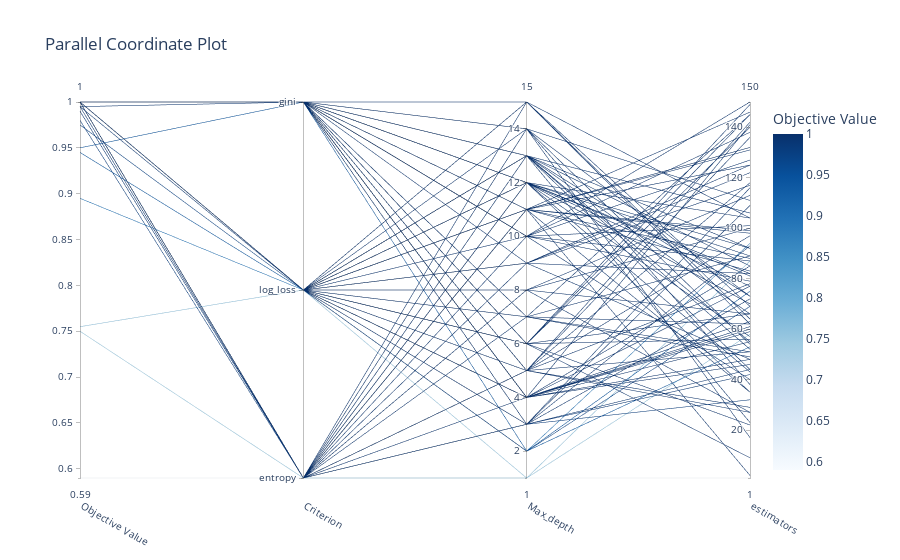

Notebook source saved alongside this figure:
### Code cell
optuna.visualization.plot_parallel_coordinate(studyRF)

### Figure 1 — Plotly figure (JSON) as saved in the notebook; plotly's stock layout.template omitted (floating-point values rounded to 4 significant figures)
{"data": [{"dimensions": [{"label": "Objective Value", "range": [0.59, 1], "values": [1, 1, 1, 1, 1, 1, 1, 1, 1, 1, 0.59, 1, 1, 1, 0.975, 1, 1, 1, 1, 0.98, 1, 1, 1, 1, 1, 1, 1, 0.75, 1, 1, 1, 1, 1, 1, 1, 1, 1, 1, 1, 0.995, 1, 1, 1, 0.95, 1, 1, 1, 1, 0.895, 1, 1, 1, 1, 1, 1, 1, 1, 1, 1, 0.99, 1, 1, 1, 1, 1, 1, 1, 1, 1, 1, 1, 1, 0.945, 1, 0.755, 0.995, 1, 1, 1, 1, 1, 1, 1, 1, 1, 1, 1, 1, 1, 1, 1, 1, 1, 1, 1, 1, 1, 1, 0.995, 1]}, {"label": "Criterion", "range": [0, 2], "ticktext": ["entropy", "log_loss", "gini"], "tickvals": [0, 1, 2], "values": [0, 1, 2, 1, 2, 1, 0, 1, 2, 2, 0, 0, 1, 0, 1, 0, 1, 0, 1, 0, 1, 2, 2, 2, 2, 2, 0, 0, 1, 2, 1, 1, 1, 1, 1, 2, 1, 0, 2, 1, 0, 2, 2, 2, 2, 0, 1, 2, 1, 0, 1, 1, 1, 1, 2, 0, 1, 2, 1, 0, 1, 0, 0, 0, 0, 2, 0, 1, 2, 1, 0, 1, 1, 1, 1, 2, 1, 2, 1, 0, 1, 2, 2, 2, 2, 2, 1, 0, 2, 1, 2, 2, 2, 2, 0, 2, 1, 2, 0, 1]}, {"label": "Max_depth", "range": [1, 15], "values": [4, 11, 6, 13, 4, 12, 12, 4, 11, 10, 1, 15, 8, 8, 2, 5, 9, 7, 15, 3, 6, 6, 5, 9, 3, 7, 10, 1, 6, 13, 4, 14, 13, 12, 11, 13, 5, 11, 14, 3, 8, 4, 4, 2, 5, 12, 7, 10, 2, 14, 6, 12, 10, 15, 4, 11, 9, 6, 12, 3, 7, 13, 11, 5, 14, 12, 9, 13, 10, 3, 5, 4, 2, 11, 1, 3, 8, 4, 13, 12, 6, 10, 11, 5, 12, 14, 9, 13, 7, 4, 15, 11, 12, 10, 11, 12, 11, 13, 3, 5]}, {"label": "estimators", "range": [1, 150], "values": [61, 88, 145, 52, 55, 82, 43, 77, 99, 127, 1, 104, 27, 100, 69, 27, 117, 89, 64, 32, 9, 140, 136, 122, 109, 145, 87, 58, 149, 44, 46, 54, 55, 70, 35, 85, 78, 132, 17, 93, 113, 48, 63, 75, 51, 35, 62, 40, 94, 73, 22, 81, 101, 69, 59, 83, 125, 66, 92, 42, 51, 106, 2, 29, 38, 57, 48, 66, 79, 72, 118, 60, 53, 98, 87, 44, 66, 141, 23, 77, 56, 150, 132, 97, 89, 111, 82, 73, 49, 85, 62, 125, 104, 138, 131, 70, 146, 92, 116, 142]}], "labelangle": 30, "labelside": "bottom", "line": {"color": [1, 1, 1, 1, 1, 1, 1, 1, 1, 1, 0.59, 1, 1, 1, 0.975, 1, 1, 1, 1, 0.98, 1, 1, 1, 1, 1, 1, 1, 0.75, 1, 1, 1, 1, 1, 1, 1, 1, 1, 1, 1, 0.995, 1, 1, 1, 0.95, 1, 1, 1, 1, 0.895, 1, 1, 1, 1, 1, 1, 1, 1, 1, 1, 0.99, 1, 1, 1, 1, 1, 1, 1, 1, 1, 1, 1, 1, 0.945, 1, 0.755, 0.995, 1, 1, 1, 1, 1, 1, 1, 1, 1, 1, 1, 1, 1, 1, 1, 1, 1, 1, 1, 1, 1, 1, 0.995, 1], "colorbar": {"title": {"text": "Objective Value"}}, "colorscale": [[0, "rgb(247,251,255)"], [0.125, "rgb(222,235,247)"], [0.25, "rgb(198,219,239)"], [0.375, "rgb(158,202,225)"], [0.5, "rgb(107,174,214)"], [0.625, "rgb(66,146,198)"], [0.75, "rgb(33,113,181)"], [0.875, "rgb(8,81,156)"], [1, "rgb(8,48,107)"]], "reversescale": false, "showscale": true}, "type": "parcoords"}], "layout": {"title": {"text": "Parallel Coordinate Plot"}}}
